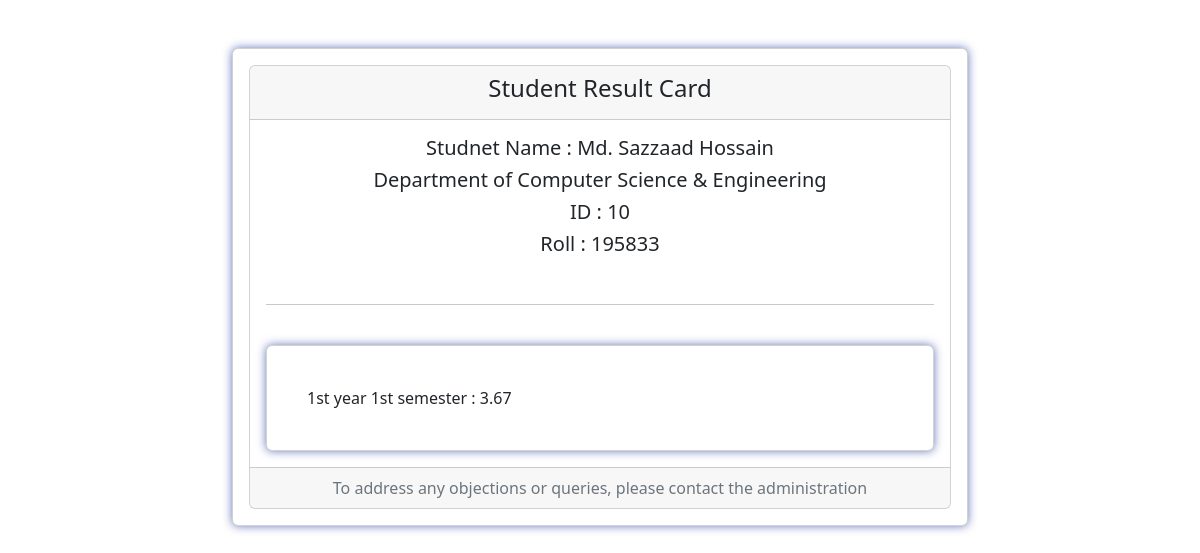
/result_details/10/ (signed in), run on the app's committed database.
### app1/models.py (models this page shows, shortened)
class Student(models.Model):
    STATUS=(
        ('Pending','Pending'),
        ('Accecpted','Accecpted'),
    )
    user = models.OneToOneField(User,null=True,blank=True, on_delete=models.CASCADE)
    name=models.CharField(max_length=30,null=False)
    hsc_roll=roll=models.CharField(max_length=10,null=True,unique=True)
    hsc_reg=models.CharField(max_length=16,null=True,unique=True)
    reg_no=models.CharField(max_length=16,null=True,unique=True,blank=True)
    roll=models.CharField(max_length=10,null=True,unique=True,blank=True)
    dept=models.ForeignKey(Department,null=True,on_delete=models.SET_NULL,blank=True)
    session=models.CharField(max_length=10,null=True)
    email=models.EmailField()
    phone=models.CharField(max_length=20,null=True)
    dob=models.DateField(null=True,blank=True)
    address=models.CharField(max_length=50,null=True)
    fathers_name=models.CharField(max_length=30,null=True)
    mothers_name=models.CharField(max_length=30,null=True)
    guardian_phone=models.CharField(max_length=20,null=True)
    description=models.CharField(max_length=3000,null=True,blank=True)
    profile_pic=models.ImageField(default="profile1.png",null=True,blank=True)
    status=models.CharField(max_length=40,null=True,default='Pending',choices=STATUS)
    CGPA = models.FloatField(null=True,blank=True,validators=[MinValueValidator(0.0), MaxValueValidator(4.0)])
    result_description=models.CharField(default="Not Details Available now.",max_length=3000,null=True,blank=True)

class Department(models.Model):
    LOCATION=(
        ('Block A','Block A'),
        ('Block B','Block B'),
        ('Block C','Block C'),
        ('Block D','Block D'),
        ('Block E','Block E'),
    )
    STATUS=(
        ('Pending','Pending'),
        ('Accecpted','Accecpted'),
    )
    user = models.OneToOneField(User,null=True,blank=True, on_delete=models.CASCADE)
    name = models.CharField(max_length=30,null=True,)
    location = models.CharField(max_length=20, null=True, choices=LOCATION)
    rank=models.IntegerField(null=True,blank=True)
    phone=models.CharField(max_length=20,null=True)
    email=models.CharField(max_length=30,null=True)
    date_created=models.DateTimeField(auto_now_add=True)
    description=models.CharField(max_length=3000,null=True,blank=True)
    status=models.CharField(max_length=40,null=True,blank=True,default='Pending',choices=STATUS)
    def __str__(self):
       return self.name

### app1/decorators.py (the view)
        def wrapper_func(request,*args,**kwargs):
            group=None
            if request.user.groups.exists():
                group=request.user.groups.all()[0].name
            if group in allowed_roles:
                return view_func(request,*args,**kwargs)
            else:
                return HttpResponse('You are not authorized.Please contact With Admin Panel.')

### app1/views.py (called while the page is built)
@allowed_users(allowed_roles=['admin','department','student'])
def result_details(request, pk):
    student =Student.objects.get(id=pk)
    context={'student':student}
    return render(request,'app1/result.html',context)

### app1/templates/app1/result.html (shortened to what this page needs)
<html lang="en">
<head>
    <link rel="stylesheet" href="https://cdn.jsdelivr.net/npm/bootstrap@5.2.3/dist/css/bootstrap.min.css">
</head>
<body>
   <div class="container my-5">
        <div class="row">
            <div class="col-md-8 mx-auto">
                <div class="card rounded-2 border-1" style="box-shadow: 0 0 10px rgba(7, 28, 145, 0.596);">
                    <div class="card-body">
                      <div class="card text-center">
                            <div class="card-header">
                                <h4>Student Result Card</h4>
                            </div>
                            <div class="card-body">
                                <h5 class="card-title">Studnet Name : {{student.name}}</h5>
                                <h5 class="card-title"> Department of {{student.dept}}</h5>
                                <h5 class="card-title"> ID : {{student.id}}</h5>
                                <h5 class="card-title">Roll : {{student.roll}}</h5>
<br><hr><br>
                                <div class="card rounded-2 border-1 text-left" style="box-shadow: 0 0 10px rgba(7, 28, 145, 0.596); padding: 40px; text-align: left;">
                                    {{ student.result_description }}
                                </div>
                            </div>
                            <div class="card-footer text-muted">
                                To address any objections or queries, please contact the administration
                            </div>
                        </div>
                    </div>
                </div>
          </div>
      </div>
  </div>
</body>
</html>

### data on the page
Student: name "Md. Sazzaad Hossain", dept "Computer Science & Engineering", id "10", roll "195833", result_description "1st year 1st semester : 3.67"
